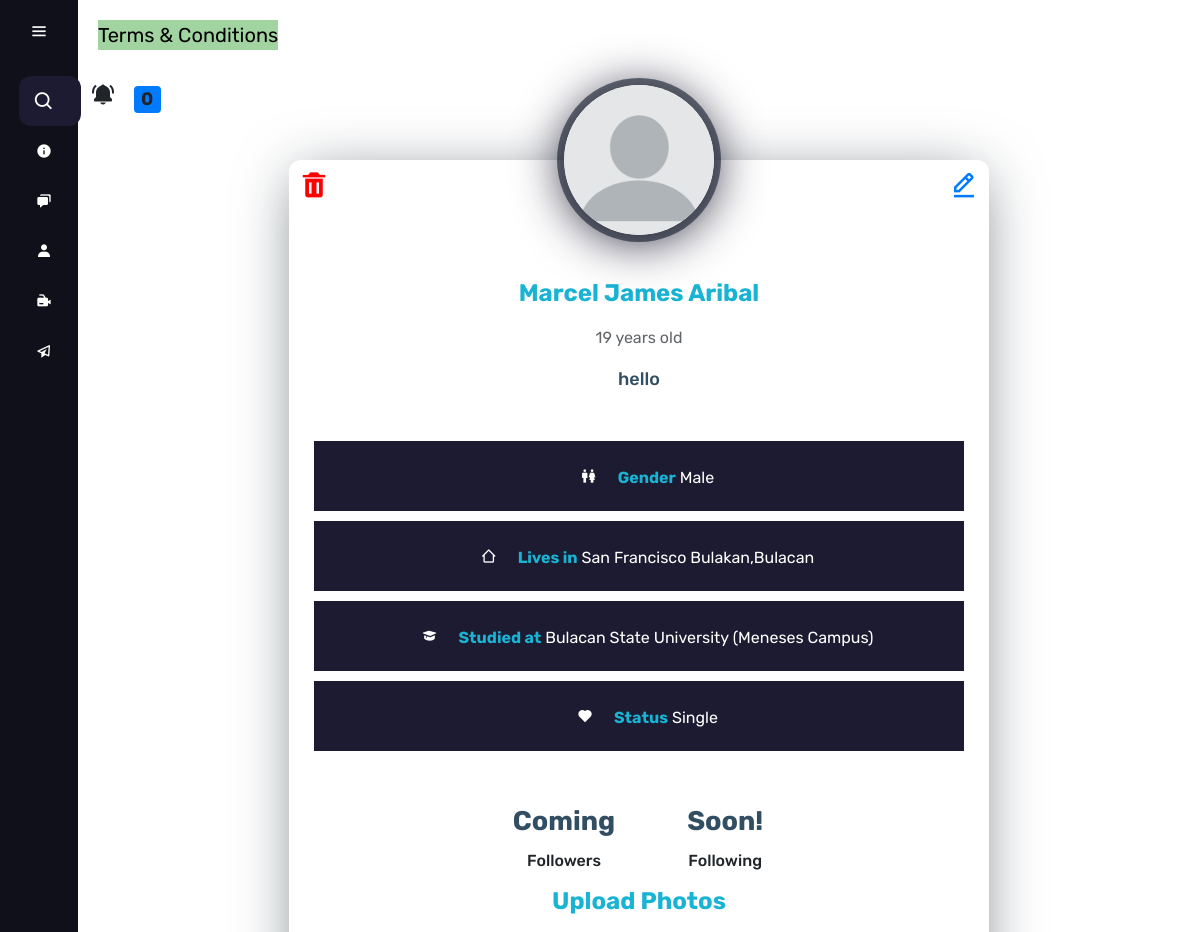
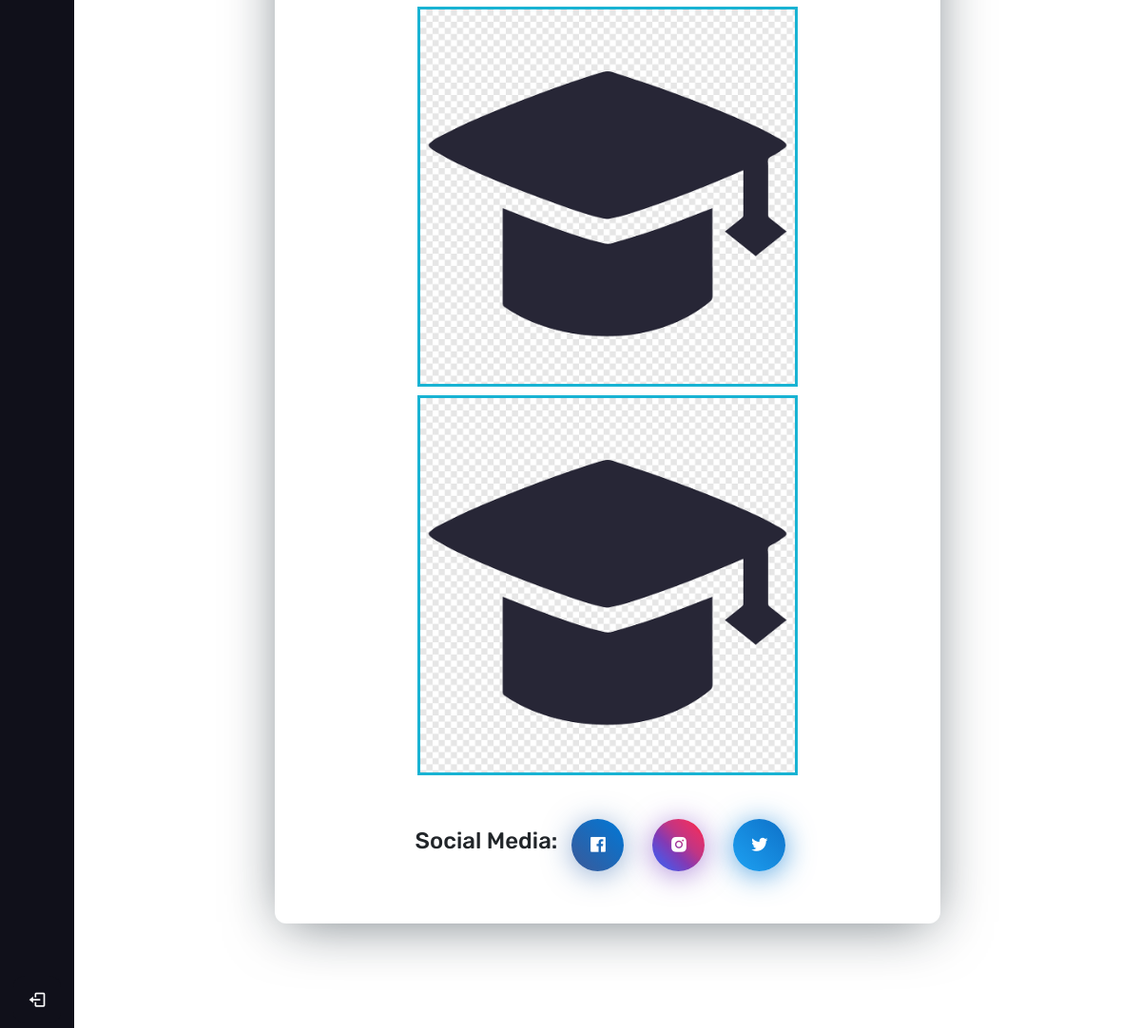
The page /profile/1/ (signed in) on the database its author committed (2 pictures, top to bottom).
### web/models.py (models this page shows)
class User(AbstractUser):
    name = models.CharField(max_length=200, null= True)
    last_name = models.CharField(max_length=200, null= True , verbose_name="Last Name")
    email = models.EmailField(unique=True,null=True)
    age = models.IntegerField(null=True)
    gender = models.ForeignKey(Gender, on_delete=models.SET_NULL, null = True)
    bio = models.TextField(null=True, max_length=1000)
    fb_url = models.CharField(max_length=255, blank=True)
    insta_url = models.CharField(max_length=255, blank=True)
    twitter_url = models.CharField(max_length=255, blank=True)
    birthday = models.DateField(null=True)
    avatar = models.ImageField( default='avatar.png', upload_to='images')
    location = models.CharField(null=True, max_length=50)
    school = models.CharField(null=True, max_length=100)
    status = models.ForeignKey(Status, on_delete=models.SET_NULL, null=True, blank=True)
    created_on =models.DateTimeField(default=timezone.now)
    hobby = models.ForeignKey(Hobby, on_delete=models.SET_NULL, null = True , blank=True, verbose_name= "Whats your hobby?")
    USERNAME_FIELDS = 'email'
    REQUIRED_FIELDS = []

class Gender(models.Model):
    gender = models.CharField(max_length=10)
    def __str__(self):
        return self.gender

class Status(models.Model):
    status = models.CharField(max_length=100)
    def __str__(self):
        return self.status

class Image(models.Model):
    image = models.ImageField(upload_to = "uploads", null=True, default='avatar.png')

### web/views.py (the view)
# urls.py: path('profile/<int:pk>/',views.profile, name = "profile"),
@login_required(login_url= "/login" )
def profile(request, pk, *args,**kwargs):
    form = User.objects.get(id=pk)
    user = form.id
    user1 = Post.objects.filter(author=user).order_by('-created_on')
    if request.method == "POST":
        u_form = UserUpdateForm(request.POST,instance=request.user)
        p_form = ProfileUpdateForm(request.POST,request.FILES,instance= request.user.profile)
        if u_form.is_valid() and p_form.is_valid():
            u_form.save()
            p_form.save()
            messages.success(request, f" Your Account has been updated ")
            return redirect ('/profile')
    else:
        u_form = UserUpdateForm(instance=request.user)
        p_form = ProfileUpdateForm(instance= request.user.profile)
    context = {
        'u_form':u_form,
        'p_form':p_form,
        'user1':user1,
    }
    return render(request, 'profile.html',context)

### web/forms.py
class ProfileUpdateForm(ModelForm):
    class Meta:
        model = Profile
        fields = '__all__'
        exclude = ['user']

### web/templatetags/custom_tags.py (called while the page is built)
@register.inclusion_tag('show_notifications.html',takes_context=True)
def show_notifications(context):
    request_user = context['request'].user
    notifications = Notification.objects.filter(to_user=request_user).exclude(user_has_seen=True).order_by('-date')
    return {'notifications':notifications}

### web/templates/profile.html (shortened to what this page needs)
{% extends 'home_login.html' %}
                          {%if user.avatar%}
                            <img class="round" src="{{request.user.avatar.url}}" alt="user" width="170" height="150" style="border-radius: 50%;"/>
                            {% else %}
                            {% load static %}
                        {%endif%}
  {% block content %}
  <div class="wrapper">
    <div class="profile-card js-profile-card">
      <div class="profile-card__img">
        {%if user.avatar%}
        <img class="round" src="{{request.user.avatar.url}}" alt="user" />
        {% else %}
        {% load static %}
    {%endif%}
      </div>
      <div class="profile-card__cnt js-profile-cnt">
        <div class="profile-card__name">{{request.user.name}} {{request.user.last_name}}
          {% if request.user%}
          <div class="">
              <a class="set-up" href="/set-up" ><i class='bx bx-edit-alt' ></i></a>
          </div>
      {% endif %}
        <a  class = "delete" href="{% url 'main:user-delete' user.id %}"><i class='bx bxs-trash'></i></a>
        </div>
        <p style="opacity: 70%;">{{request.user.age}} years old</p>
        <div class="profile-card__txt"><p>{{request.user.bio}}</p></div>
        <div class="profile-card-loc">
          <span class="profile-card-loc__icon">
            <svg class="icon"><use xlink:href="#icon-location"></use></svg>
          </span>
        </div>
        {% if request.user.gender%}
        <div class="text_yern">
          <i class='bx bx-male-female'></i>
            <strong>Gender</strong> {{request.user.gender}}
        </div>
        {% endif %}
        {% if request.user.location %}
        <div class="text_yern">
            <i class='bx bx-home-alt-2' ></i>
            <strong>Lives in</strong> {{request.user.location}}
        </div>
        {% endif %}
        {% if request.user.school%}
        <div class="text_yern">
            <i class='bx bxs-graduation' ></i>
            <strong>Studied at</strong> {{request.user.school}}
        </div>
        {% endif %}
        {% if request.user.status%}
        <div class="text_yern">
            <i class='bx bxs-heart'></i>
            <strong>Status</strong> {{request.user.status}}
        </div>
        {% endif %}
        <div class="profile-card-inf">
          <div class="profile-card-inf__item">
            <div class="profile-card-inf__title">Coming</div>
            <div class="profile-card-inf__txt">Followers</div>
          </div>
          <div class="profile-card-inf__item">
            <div class="profile-card-inf__title">Soon!</div>
            <div class="profile-card-inf__txt">Following</div>
          </div>
        </div>
        <div class="picture">
            <div class="profile-card__name">Upload Photos</div>
            {% for post in user1 %}
            <div class="row">
            <div class="upload">
              {% if post.image.count > 0 %}
              <div class="row">
                {% for img in post.image.all %}
                  <div class="col-md-4 col-xs-12">
                    <a href = "{% url 'main:post-details' post.pk %}"><img src="{{img.image.url}}" class="img-responsive"  onerror="this.onerror=null; this.remove();" width="400"></a>
                  </div>
                  {% endfor %}
              </div>
            {% endif %}
            </div>
                {% endfor%}
        </div>
        </div>
        <div class="profile-card-social">
          {% if request.user.fb_url %}
            <h4>Social Media:</h4>
            <a href="{{request.user.fb_url}}" class="profile-card-social__item facebook">
            <span class="icon-font">
                <i class='bx bxl-facebook-square'></i>
            </span>
          </a>
          {%endif %}
          {% if request.user.insta_url %}
          <a href="{{request.user.insta_url}}" class="profile-card-social__item instagram">
            <span class="icon-font">
                <i class='bx bxl-instagram-alt' ></i>
            </span>
          </a>
          {% endif %}
          {% if request.user.twitter_url %}
            <a href="{{request.user.twitter_url}}" class="profile-card-social__item twitter" >
            <span class="icon-font">
                <i class='bx bxl-twitter'></i>
            </span>
          </a>
          {%endif%}
        </div>
      </div>
{% endblock content %}

### templates/home_login.html (shortened to what this page needs)
<!DOCTYPE html>
<html lang="en">
<head>
    <link rel = "stylesheet" href = "https://unpkg.com/boxicons@latest/css/boxicons.min.css">
    <link rel="stylesheet" href="https://cdn.jsdelivr.net/npm/bootstrap@4.3.1/dist/css/bootstrap.min.css">
</head>
<body>
    <div class="sidebar">
        <div class="logo_content">
                {% load static %}
            <i class='bx bx-menu' id="btn"></i>
        </div>
        <ul class="nav_list">
            <li>
                <i class='bx bx-search' ></i>
                <form method="GET" action="{% url 'main:searched' %}">
                    <input class="form-control me-2" type="search" placeholder="Search for names" aria-label="Search " name="searched">
                </form>
            </li>
            <li>
                <a href="/login/home-login">
                    <i class='bx bxs-info-circle'></i>
                </a>
            </li>
            <li>
                <a href="{% url 'main:inbox'%}">
                    <i class='bx bxs-chat' ></i>
                </a>
            </li>
            <li>
                <a href="{% url 'main:profile' request.user.id %}">
                    <i class='bx bxs-user'></i>
                </a>
            </li>
            <li>
                <a href="/lobby">
                    <i class='bx bxs-video-recording' ></i>
                </a>
            </li>
            <li>
                <a href="/post-list">
                    <i class='bx bx-paper-plane'></i>
                </a>
            </li>
        </ul>
        <div class="profile_content">
            <div class="profile">
                    {%if request.user.avatar.url %}
                    <img src= "{{request.user.avatar.url}}" alt="Avatar" class="rounded-circle account-img " width="90" height="80" />
                {% else %}
                    {% load static %}
                {% endif %}
                <a href="/logout" style="color: white;"> <i class="bx bx-log-out" id ='log-out'></i></a>
            </div>
        </div>
    </div>
    <div class="home_content">
        {% load custom_tags%}
        <button onclick="togglePopup()" style="background: rgb(162, 212, 162); font-size: 20px; border: none; margin: 20px;" >Terms & Conditions</button>
        <legend><i class='bx bxs-bell-ring'></i>{% show_notifications %}</legend>
    <div class="wrapper">
{% block content %}{% endblock content %}
            </div>
        </div>
        </div>
</body>
</html>

### web/templates/show_notifications.html (shortened to what this page needs)
<div class="dropdown">
	<span class="badge bg-primary notification-badge" onclick="showNotifications()">{{ notifications.count }}</span>
	</div>

### templates/home_login.html (style rules this page uses)
* { margin: 0; padding: 0; box-sizing: border-box; font-family: "Rubik", sans-serif; }
body { position: relative; min-height: 100vh; width: 100%; overflow-y: scroll; }
.sidebar { position: fixed; top:0; left: 0; height: 100%; width: 78px; background: #10101a; padding: 6px 14px; transition: all 0.5s ease; z-index: 1000; }
.sidebar #btn { position: absolute; color: #fff; top: 6px; left: 50%; font-size: 20px; height: 50px; width: 50px; text-align: center; line-height: 50px; transform: translateX(-50%); }
.sidebar ul { margin-top: 20px ; }
.sidebar ul li { position: relative; height: 50px; width: 100%; margin: 0 5px; list-style: none; line-height: 50px; }
.sidebar ul li input { position: absolute; height: 100%; width: 100%; left: 0; top: 0; border-radius: 12px; outline: none; border: none; background: #1d1b31; padding-left: 50px; font-size: 18px; color: #fff; }
.sidebar ul li .bx-search { position: absolute; z-index: 99; color: #fff; font-size: 22px; transition: all 0.5 ease; }
.sidebar ul li a { color: #fff; display: flex; align-items: center; text-decoration: none; transition: all 0.4s ease; border-radius: 12px; white-space: nowrap; }
.sidebar ul li i { height: 50px; min-width: 50px; border-radius: 12px; line-height: 50px; text-align: center; }
.sidebar .profile_content { position: absolute; color: #fff; bottom: 0; left: 0; width: 100%; }
.sidebar .profile_content .profile { position: relative; padding: 10px 6px; height: 60px; background: none; transition: all 0.4s ease; }
.profile #log-out { position: absolute; bottom: 5px; left: 50%; transform: translateX(-50%); min-width: 50px; line-height: 50px; font-size: 20px; border-radius: 12px; text-align: center; transition: all 0.4s ease; background:#10101a ; }
.home_content { position: absolute; height: 100%; width: calc(100% - 78px); left: 78px; transition: all 0.5s ease; }
.home_content i { height: 50px; min-width: 50px; border-radius: 12px; line-height: 50px; text-align: center; }
.home_content legend { height: 50px; min-width: 50px; border-radius: 12px; line-height: 50px; }
.wrapper { margin: 10px auto; padding: 0 10%; padding-bottom: 10px; }

### web/templates/show_notifications.html (style rules this page uses)
.notification-badge { transition: 0.3s; }
.dropdown { position: relative; display: inline-block; }

### rows shown on the page
User: user.avatar (placeholder picture), user.name "Marcel James", user.last_name "Aribal", user.age "19", user.bio "hello", user.gender "Male", user.location "San Francisco Bulakan,Bulacan", user.school "Bulacan State University (Meneses Campus)", user.status "Single"
Image: image (picture)

### other values the page prints
{{ notifications.count }} "0"
